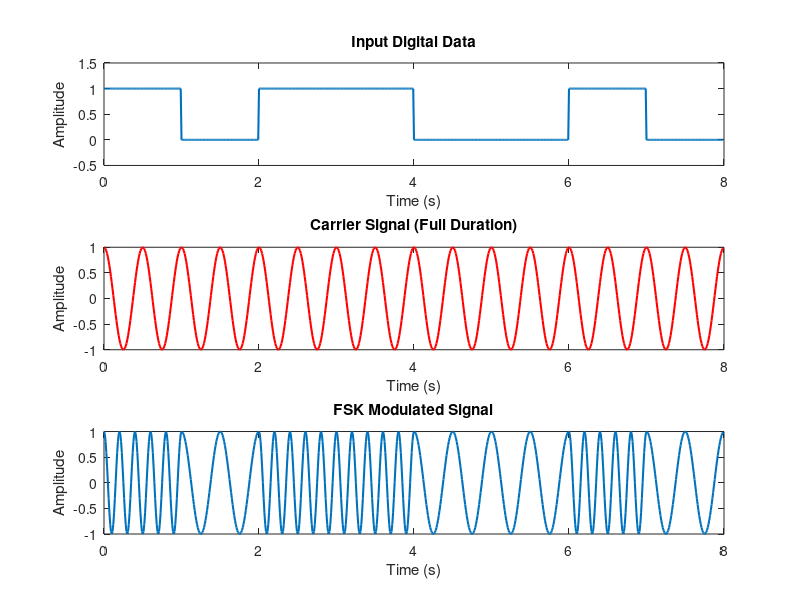

Write the MATLAB code that produced this figure.
data = [1 0 1 1 0 0 1 0]; 
bitRate = 1; 
Tb = 1/bitRate; 

fs = 100; 
t = 0:1/fs:Tb-1/fs; 

fc1 = 2; 
carrier1 = cos(2*pi*fc1*t); 

fc2 = 5; 
carrier2 = cos(2*pi*fc2*t); 

% Full time axis for entire signal
timeAxis = 0:1/fs:(length(data)*Tb - 1/fs); 

% Expand digital data for plotting
dataExpanded = repelem(data, fs);


% Repeat carrier for full duration
carrierFull = repmat(carrier1, 1, length(data));

% FSK Modulation
fskSignal = [];
for i = 1:length(data)
    if data(i) == 1
        fskSignal = [fskSignal carrier2]; % high frequency
    else
        fskSignal = [fskSignal carrier1]; % low frequency
    end
end


subplot(3,1,1);
plot(timeAxis, dataExpanded, 'LineWidth', 1.5);
ylim([-0.5 1.5]);
title('Input Digital Data');
xlabel('Time (s)'); 
ylabel('Amplitude');

% 2. FSK Modulated Signal
subplot(3,1,3);
plot(timeAxis, fskSignal, 'LineWidth', 1.5);
title('FSK Modulated Signal');
xlabel('Time (s)'); 
ylabel('Amplitude');

% 3. Carrier Signal (Full Duration)
subplot(3,1,2);
plot(timeAxis, carrierFull, 'r', 'LineWidth', 1.5);
title('Carrier Signal (Full Duration)');
xlabel('Time (s)'); 
ylabel('Amplitude');
